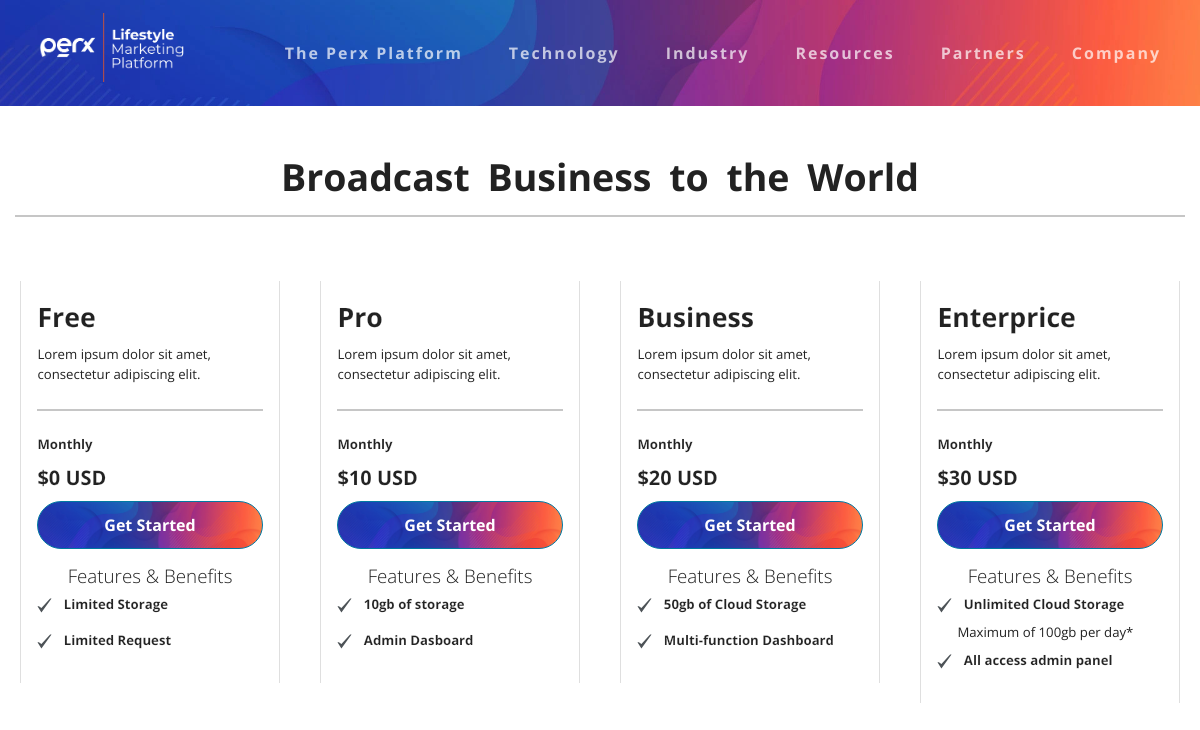
The app's page /pages/pricing.php with its own data.
### tables this page shows
CREATE TABLE `plans` (
  `id` int(11) NOT NULL,
  `plan` varchar(100) NOT NULL,
  `description` varchar(200) NOT NULL,
  `amount` varchar(50) NOT NULL,
  `subscription` varchar(50) NOT NULL,
  `status` tinyint(1) NOT NULL DEFAULT 1
);

CREATE TABLE `features` (
  `featureId` int(11) NOT NULL,
  `planId` int(3) NOT NULL,
  `feature` varchar(100) NOT NULL,
  `description` varchar(200) NOT NULL,
  `status` tinyint(1) NOT NULL DEFAULT 1
);

### pages/modules/pricingOutput.php (the view)
<?php
require_once '../config/db.php';
$outputPlan = $conn->query("SELECT * FROM plans ORDER BY id");
if($outputPlan->num_rows > 0){
while($planData = $outputPlan->fetch_array()){
$planId	= $planData['id'];
if($planData['subscription'] == 1){
	$sub = "Monthly";
} else {
	$sub = "Yearly";
}
?>
				<div class="col-lg-3">
                    <div class="card mt-5 pricepreview">
                        <label for="planPrev" id="planPrev" class="bold plan-name"> <?= $planData['plan'] ?> </label>
                        <label for="planDesc" id="planDescPrev"> <?= $planData['description'] ?> </label><hr>
                        <label for="planSub" id="planSubPrev" class="mt-2 bold"> <?= $sub ?> </label>
                        <label for="planAmount" id="planAmountPrev" class="bold price"> $<?= $planData['amount'] ?> USD </label>
                        <button type="button" class="btn btn-primary gstarted mb-3">Get Started</button>
                        <h5 class="text-center"> Features & Benefits </h5>
<?php
$outputFeatures =  $conn->query("SELECT * FROM features WHERE planId = \"$planId\"");
if($outputFeatures->num_rows > 0){
	while($featData = $outputFeatures->fetch_array()){
?>
						<label for="featureName" id="planAmountPrev" class="feat bold"> <img src="../img/heavy-check-mark-svgrepo-com.svg" class="mr-2" alt=""> <?= $featData['feature'] ?></label>
						<label for="featureDesc" id="planAmountPrev" class="feat desc"> <?= $featData['description'] ?></label>
<?php
	}
} else {
?>
						<label for="featureName" id="planAmountPrev"> No Feature Added </label>
<?php
}
?>
					</div>
				</div>
<?php
}
} else {
?>
	<h1 class="text-center"> No Plan Created </h1>
<?php
}
?>

### pages/pricing.php (shortened to what this page needs)
<!DOCTYPE html>
<html lang="en">
<head>
    <link rel="stylesheet" href="https://cdn.jsdelivr.net/npm/bootstrap@5.1.3/dist/css/bootstrap.min.css">
    <link rel="stylesheet" href="https://cdn.jsdelivr.net/npm/bootswatch@4.5.2/dist/yeti/bootstrap.min.css">
    <link rel="stylesheet" href="https://cdnjs.cloudflare.com/ajax/libs/font-awesome/6.1.1/css/fontawesome.min.css">
    <link rel="stylesheet" href="../css/styles.css">
</head>
<body>
    <nav class="navbar navbar-expand-lg navbar-dark bg-primary">
        <div class="container-fluid">
            <a class="navbar-brand" href=""><div class="logo"></div></a>
            <div class="float-right">
	            <div class="collapse navbar-collapse" id="navbarColor01">
	                <ul class="navbar-nav me-auto">
	                    <li class="nav-item">
	                        <a class="nav-link" href="#">The Perx Platform</a>
	                    </li>
	                    <li class="nav-item">
	                        <a class="nav-link" href="#">Technology</a>
	                    </li>
	                    <li class="nav-item">
	                        <a class="nav-link" href="#">Industry</a>
	                    </li>
	                    <li class="nav-item">
	                        <a class="nav-link" href="#">Resources</a>
	                    </li>
	                    <li class="nav-item">
	                        <a class="nav-link" href="#">Partners</a>
	                    </li>
	                    <li class="nav-item">
	                        <a class="nav-link" href="#">Company</a>
	                    </li>
	                </ul>
	            </div>
	        </div>
        </div>
    </nav>
    <div class="container-fluid pricing-page">
    	<h1 class="text-center mt-5"> Broadcast Business to the World </h1><hr>
    	<div class="row priceContainer">
			<?php require_once 'modules/pricingOutput.php'; ?>
    	</div>
    </div>
</body>
</html>

### css/styles.css (style rules this page uses)
.logo { margin-top:0px; padding: 0px; height: 5rem; width: 10rem; background: url('../img/logo.webp'); background-size: contain; background-repeat: no-repeat; }
nav { background:url('../img/background.jpg'); background-size: cover; background-repeat: no-repeat; }
.card { padding:1rem; }
.gstarted { border-radius: 5rem; font-weight:bold; font-size:12pt; background: url('../img/background.jpg'); background-size: cover; background-repeat: no-repeat; height: 3rem; }
.bold { font-weight:bold; -webkit-text-stroke:0.2px white; }
.plan-name { font-size:20pt; }
.price { font-size:15pt; }
.feat { position:relative; }
.feat > img { height:15px; width:auto; color:red !important; }
.desc { margin-left:20px; }
.float-right { font-size:12pt; font-weight:bold; letter-spacing:2px; column-gap:100px; }
.float-right .collapse ul > li { position:relative; margin-left:30px; color:white; }
.pricing-page > h1 { font-weight:bold; word-spacing:8px; }
.pricepreview { position:relative; width: 96%; margin: 0 auto; border-top: 0px; border-bottom:0px; text-align:left; }
.priceContainer { height:auto; display: flex; margin-bottom:100px; }

### records on screen
plans: plan "Free", description "Lorem ipsum dolor sit amet, consectetur adipiscing elit.", subscription "Monthly", amount "0"
features: feature "Limited Storage"
features: feature "Limited Request"
plans: plan "Pro", description "Lorem ipsum dolor sit amet, consectetur adipiscing elit.", subscription "Monthly", amount "10"
features: feature "10gb of storage"
features: feature "Admin Dasboard"
plans: plan "Business", description "Lorem ipsum dolor sit amet, consectetur adipiscing elit.", subscription "Monthly", amount "20"
features: feature "50gb of Cloud Storage"
features: feature "Multi-function Dashboard"
plans: plan "Enterprice", description "Lorem ipsum dolor sit amet, consectetur adipiscing elit.", subscription "Monthly", amount "30"
features: feature "Unlimited Cloud Storage", description "Maximum of 100gb per day*"
features: feature "All access admin panel"
